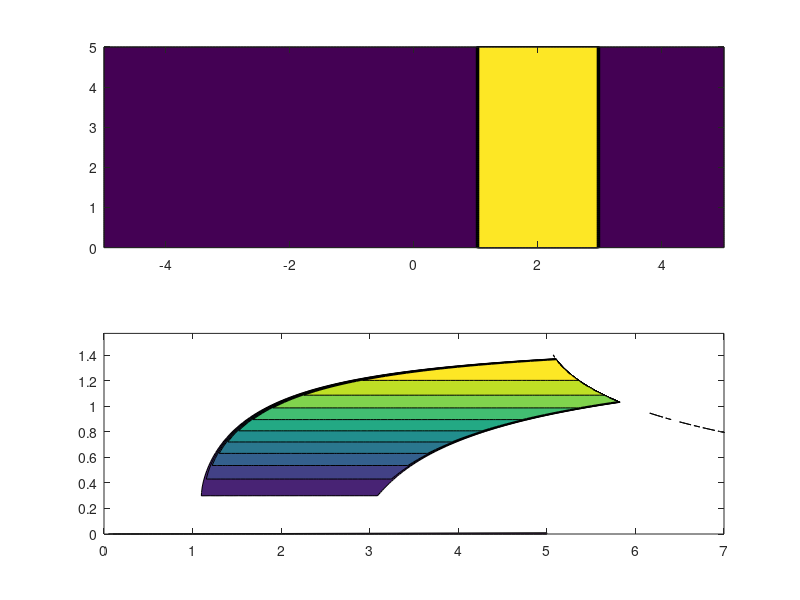

Source code (MATLAB):
v_par = -5:0.05:5;
v_per = 0:0.05:5;
[V_PAR, V_PER] = meshgrid(v_par,v_per);
D_per = V_PAR*0;
step_indices = V_PAR>1 & V_PAR<3;
D_per(step_indices(:))=1;

%moving to spherical coordinates
v_mag = sqrt(V_PAR.^2 + V_PER.^2);
theta = asin(V_PER./v_mag);
D_uu = (sin(theta)).^2.*D_per;%cql3d transformation

%plotting coefficients
subplot(2,1,1)
contourf(V_PAR,V_PER,D_per);
subplot(2,1,2)
contourf(v_mag,theta,D_uu);
xlim([0 7]);
ylim([0 pi/2]);
%plot(D_uu); 
%xlim([0 pi]);